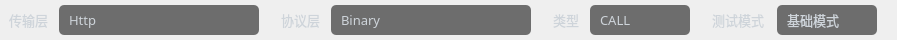
        <widget class="QWidget" name="horizontalWidget_2c" native="true">
         <property name="minimumSize">
          <size>
           <width>0</width>
           <height>40</height>
          </size>
         </property>
         <property name="maximumSize">
          <size>
           <width>16777215</width>
           <height>40</height>
          </size>
         </property>
         <property name="font">
          <font>
           <stylestrategy>PreferAntialias</stylestrategy>
          </font>
         </property>
         <property name="styleSheet">
          <string notr="true">QComboBox{
	color:#ffffff;
	border:0px solid #8a8a8a;
	color: rgb(138, 138, 138);
	border-radius:5px;
	background-color: rgb(25, 25, 25, 155);
	padding-left:10px;
	
	font: 10pt &quot;OPPOSans B&quot;;
}


QComboBox:disabled{
	border:0px solid gray;
	color:gray;
}

QComboBox::drop-down{
	background:transparent;
}
QComboBox::down-arrow{
	image: url(:/lib/tree_open.png);
    width:20px;
	height:20px;
	margin-right: 10px;
}


QComboBox::down-arrow:enabled{
	color:#52DCFE;
}


QComboBox QAbstractItemView{
	font: 10pt &quot;OPPOSans B&quot;;
	outline: 0px solid gray;   /* 选定项的虚框 */
	border:1px solid #1e2d36;
	color:#ffffff;
	background-color:#1e2d36;
	selection-background-color:rgb(37, 84, 138);
	border-radius:0px;
	padding-bottom:2px;
	padding-top:2px;
}

QComboBox QAbstractItemView::item
{
	height:30px;
	font: 10pt &quot;OPPOSans B&quot;;
	border-radius:5px;
}

QComboBox QAbstractItemView::item:hover {
    color:rgb(255,255,255);
	background-color: rgb(37, 84, 138);
}
 
/* 下拉后，整个下拉窗体被选择的每项的样式 */
QComboBox QAbstractItemView::item:selected {
    color:rgb(255,255,255);
	background-color: rgb(37, 84, 138);
}
</string>
         </property>
         <layout class="QHBoxLayout" name="horizontalLayout_9">
          <property name="spacing">
           <number>5</number>
          </property>
          <property name="leftMargin">
           <number>9</number>
          </property>
          <property name="topMargin">
           <number>0</number>
          </property>
          <property name="rightMargin">
           <number>0</number>
          </property>
          <property name="bottomMargin">
           <number>0</number>
          </property>
          <item>
           <widget class="QLabel" name="label_5">
            <property name="minimumSize">
             <size>
              <width>45</width>
              <height>0</height>
             </size>
            </property>
            <property name="maximumSize">
             <size>
              <width>45</width>
              <height>16777215</height>
             </size>
            </property>
            <property name="font">
             <font>
              <family>OPPOSans B</family>
              <pointsize>10</pointsize>
              <stylestrategy>PreferAntialias</stylestrategy>
             </font>
            </property>
            <property name="styleSheet">
             <string notr="true">color:#ced4da;</string>
            </property>
            <property name="text">
             <string>传输层</string>
            </property>
           </widget>
          </item>
          <item>
           <widget class="QComboBox" name="comboBox_transport">
            <property name="minimumSize">
             <size>
              <width>200</width>
              <height>30</height>
             </size>
            </property>
            <property name="maximumSize">
             <size>
              <width>200</width>
              <height>16777215</height>
             </size>
            </property>
            <property name="font">
             <font>
              <family>OPPOSans B</family>
              <pointsize>10</pointsize>
              <weight>50</weight>
              <italic>false</italic>
              <bold>false</bold>
              <stylestrategy>PreferAntialias</stylestrategy>
             </font>
            </property>
            <property name="styleSheet">
             <string notr="true">color:#ced4da;</string>
            </property>
            <item>
             <property name="text">
              <string>Http</string>
             </property>
            </item>
            <item>
             <property name="text">
              <string>Https</string>
             </property>
            </item>
            <item>
             <property name="text">
              <string>Framed</string>
             </property>
            </item>
            <item>
             <property name="text">
              <string>Buffered</string>
             </property>
            </item>
           </widget>
          </item>
          <item>
           <spacer name="horizontalSpacer_35">
            <property name="font">
             <font>
              <stylestrategy>PreferAntialias</stylestrategy>
             </font>
            </property>
            <property name="orientation">
             <enum>Qt::Horizontal</enum>
            </property>
            <property name="sizeType">
             <enum>QSizePolicy::Fixed</enum>
            </property>
            <property name="sizeHint" stdset="0">
             <size>
              <width>17</width>
              <height>27</height>
             </size>
            </property>
           </spacer>
          </item>
          <item>
           <widget class="QLabel" name="label_8">
            <property name="minimumSize">
             <size>
              <width>45</width>
              <height>0</height>
             </size>
            </property>
            <property name="maximumSize">
             <size>
              <width>45</width>
              <height>16777215</height>
             </size>
            </property>
            <property name="font">
             <font>
              <family>OPPOSans B</family>
              <pointsize>10</pointsize>
              <stylestrategy>PreferAntialias</stylestrategy>
             </font>
            </property>
            <property name="styleSheet">
             <string notr="true">color:#ced4da;</string>
            </property>
            <property name="text">
             <string>协议层</string>
            </property>
           </widget>
          </item>
          <item>
           <widget class="QComboBox" name="comboBox_protocol">
            <property name="sizePolicy">
             <sizepolicy hsizetype="Expanding" vsizetype="Fixed">
              <horstretch>0</horstretch>
              <verstretch>0</verstretch>
             </sizepolicy>
            </property>
            <property name="minimumSize">
             <size>
              <width>200</width>
              <height>30</height>
             </size>
            </property>
            <property name="maximumSize">
             <size>
              <width>200</width>
              <height>16777215</height>
             </size>
            </property>
            <property name="font">
             <font>
              <family>OPPOSans B</family>
              <pointsize>10</pointsize>
              <weight>50</weight>
              <italic>false</italic>
              <bold>false</bold>
              <stylestrategy>PreferAntialias</stylestrategy>
             </font>
            </property>
            <property name="styleSheet">
             <string notr="true">color:#ced4da;</string>
            </property>
            <item>
             <property name="text">
              <string>Binary</string>
             </property>
            </item>
           </widget>
          </item>
          <item>
           <spacer name="horizontalSpacer_36">
            <property name="font">
             <font>
              <stylestrategy>PreferAntialias</stylestrategy>
             </font>
            </property>
            <property name="orientation">
             <enum>Qt::Horizontal</enum>
            </property>
            <property name="sizeType">
             <enum>QSizePolicy::Fixed</enum>
            </property>
            <property name="sizeHint" stdset="0">
             <size>
              <width>17</width>
              <height>27</height>
             </size>
            </property>
           </spacer>
          </item>
          <item>
           <widget class="QLabel" name="label_9">
            <property name="minimumSize">
             <size>
              <width>32</width>
              <height>0</height>
             </size>
            </property>
            <property name="maximumSize">
             <size>
              <width>32</width>
              <height>16777215</height>
             </size>
            </property>
            <property name="font">
             <font>
              <family>OPPOSans B</family>
              <pointsize>10</pointsize>
              <stylestrategy>PreferAntialias</stylestrategy>
             </font>
            </property>
            <property name="styleSheet">
             <string notr="true">color:#ced4da;</string>
            </property>
            <property name="text">
             <string>类型</string>
            </property>
           </widget>
          </item>
          <item>
           <widget class="QComboBox" name="comboBox_reqType">
            <property name="minimumSize">
             <size>
              <width>100</width>
              <height>30</height>
             </size>
            </property>
            <property name="font">
             <font>
              <family>OPPOSans B</family>
              <pointsize>10</pointsize>
              <weight>50</weight>
              <italic>false</italic>
              <bold>false</bold>
              <stylestrategy>PreferAntialias</stylestrategy>
             </font>
            </property>
            <property name="styleSheet">
             <string notr="true">color:#ced4da;</string>
            </property>
            <property name="editable">
             <bool>false</bool>
            </property>
            <item>
             <property name="text">
              <string>CALL</string>
             </property>
            </item>
            <item>
             <property name="text">
              <string>ONEWAY</string>
             </property>
            </item>
           </widget>
          </item>
          <item>
           <spacer name="horizontalSpacer_31">
            <property name="font">
             <font>
              <stylestrategy>PreferAntialias</stylestrategy>
             </font>
            </property>
            <property name="orientation">
             <enum>Qt::Horizontal</enum>
            </property>
            <property name="sizeType">
             <enum>QSizePolicy::Fixed</enum>
            </property>
            <property name="sizeHint" stdset="0">
             <size>
              <width>17</width>
              <height>27</height>
             </size>
            </property>
           </spacer>
          </item>
          <item>
           <widget class="QLabel" name="label_14">
            <property name="minimumSize">
             <size>
              <width>60</width>
              <height>0</height>
             </size>
            </property>
            <property name="maximumSize">
             <size>
              <width>60</width>
              <height>16777215</height>
             </size>
            </property>
            <property name="font">
             <font>
              <family>OPPOSans B</family>
              <pointsize>10</pointsize>
              <stylestrategy>PreferAntialias</stylestrategy>
             </font>
            </property>
            <property name="styleSheet">
             <string notr="true">color:#ced4da;</string>
            </property>
            <property name="text">
             <string>测试模式</string>
            </property>
           </widget>
          </item>
          <item>
           <widget class="QComboBox" name="comboBox_testType">
            <property name="minimumSize">
             <size>
              <width>100</width>
              <height>30</height>
             </size>
            </property>
            <property name="font">
             <font>
              <family>OPPOSans B</family>
              <pointsize>10</pointsize>
              <weight>50</weight>
              <italic>false</italic>
              <bold>false</bold>
              <stylestrategy>PreferAntialias</stylestrategy>
             </font>
            </property>
            <property name="styleSheet">
             <string notr="true">color:#ced4da;</string>
            </property>
            <item>
             <property name="text">
              <string>基础模式</string>
             </property>
            </item>
            <item>
             <property name="text">
              <string>压测模式</string>
             </property>
            </item>
           </widget>
          </item>
          <item>
           <spacer name="horizontalSpacer_9">
            <property name="font">
             <font>
              <stylestrategy>PreferAntialias</stylestrategy>
             </font>
            </property>
            <property name="orientation">
             <enum>Qt::Horizontal</enum>
            </property>
            <property name="sizeType">
             <enum>QSizePolicy::Expanding</enum>
            </property>
            <property name="sizeHint" stdset="0">
             <size>
              <width>20</width>
              <height>20</height>
             </size>
            </property>
           </spacer>
          </item>
         </layout>
        </widget>
